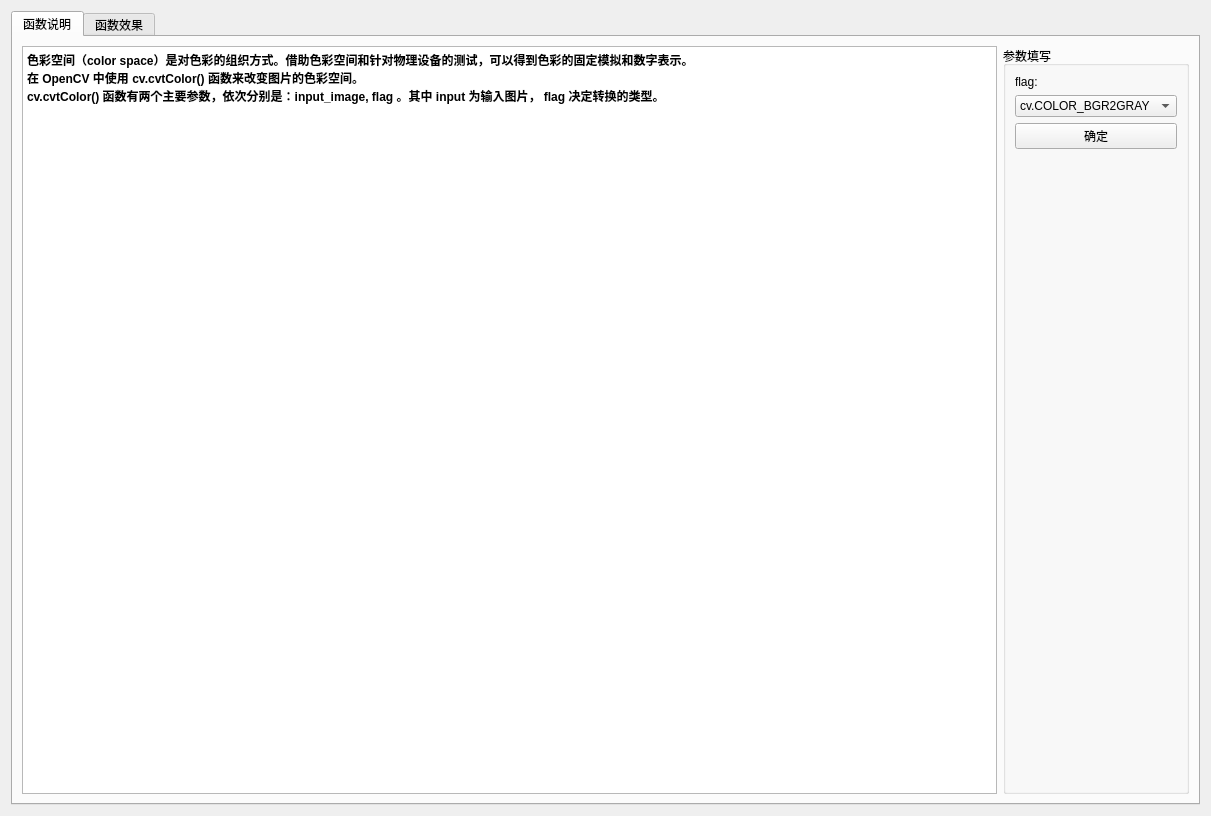
<?xml version="1.0" encoding="UTF-8"?>
<ui version="4.0">
 <class>Form</class>
 <widget class="QWidget" name="Form">
  <property name="geometry">
   <rect>
    <x>0</x>
    <y>0</y>
    <width>1211</width>
    <height>816</height>
   </rect>
  </property>
  <property name="windowTitle">
   <string>Form</string>
  </property>
  <layout class="QHBoxLayout" name="horizontalLayout">
   <item>
    <widget class="QTabWidget" name="tabWidget">
     <property name="currentIndex">
      <number>0</number>
     </property>
     <widget class="QWidget" name="function_explain">
      <attribute name="title">
       <string>函数说明</string>
      </attribute>
      <layout class="QHBoxLayout" name="horizontalLayout_2">
       <item>
        <widget class="QTextBrowser" name="textBrowser">
         <property name="html">
          <string>&lt;!DOCTYPE HTML PUBLIC &quot;-//W3C//DTD HTML 4.0//EN&quot; &quot;http://www.w3.org/TR/REC-html40/strict.dtd&quot;&gt;
&lt;html&gt;&lt;head&gt;&lt;meta name=&quot;qrichtext&quot; content=&quot;1&quot; /&gt;&lt;style type=&quot;text/css&quot;&gt;
p, li { white-space: pre-wrap; }
&lt;/style&gt;&lt;/head&gt;&lt;body style=&quot; font-family:'SimSun'; font-size:9pt; font-weight:400; font-style:normal;&quot;&gt;
&lt;p style=&quot; margin-top:0px; margin-bottom:0px; margin-left:0px; margin-right:0px; -qt-block-indent:0; text-indent:0px;&quot;&gt;&lt;span style=&quot; font-weight:600;&quot;&gt;色彩空间（color space）是对色彩的组织方式。借助色彩空间和针对物理设备的测试，可以得到色彩的固定模拟和数字表示。&lt;/span&gt;&lt;/p&gt;
&lt;p style=&quot; margin-top:0px; margin-bottom:0px; margin-left:0px; margin-right:0px; -qt-block-indent:0; text-indent:0px;&quot;&gt;&lt;span style=&quot; font-weight:600;&quot;&gt;在 OpenCV 中使用 cv.cvtColor() 函数来改变图片的色彩空间。&lt;/span&gt;&lt;/p&gt;
&lt;p style=&quot; margin-top:0px; margin-bottom:0px; margin-left:0px; margin-right:0px; -qt-block-indent:0; text-indent:0px;&quot;&gt;&lt;span style=&quot; font-weight:600;&quot;&gt;cv.cvtColor() 函数有两个主要参数，依次分别是：input_image, flag 。其中 input 为输入图片， flag 决定转换的类型。&lt;/span&gt;&lt;/p&gt;&lt;/body&gt;&lt;/html&gt;</string>
         </property>
        </widget>
       </item>
       <item>
        <widget class="QGroupBox" name="groupBox">
         <property name="title">
          <string>参数填写</string>
         </property>
         <layout class="QVBoxLayout" name="verticalLayout">
          <item>
           <widget class="QLabel" name="label">
            <property name="text">
             <string>flag:</string>
            </property>
           </widget>
          </item>
          <item>
           <widget class="QComboBox" name="cb_arg">
            <item>
             <property name="text">
              <string>cv.COLOR_BGR2GRAY</string>
             </property>
            </item>
            <item>
             <property name="text">
              <string>cv.COLOR_BGR2HSV</string>
             </property>
            </item>
           </widget>
          </item>
          <item>
           <widget class="QPushButton" name="btn_arg_ok">
            <property name="text">
             <string>确定</string>
            </property>
           </widget>
          </item>
          <item>
           <spacer name="verticalSpacer">
            <property name="orientation">
             <enum>Qt::Vertical</enum>
            </property>
            <property name="sizeHint" stdset="0">
             <size>
              <width>20</width>
              <height>40</height>
             </size>
            </property>
           </spacer>
          </item>
         </layout>
        </widget>
       </item>
      </layout>
     </widget>
     <widget class="QWidget" name="show_result">
      <attribute name="title">
       <string>函数效果</string>
      </attribute>
     </widget>
    </widget>
   </item>
  </layout>
 </widget>
 <resources/>
 <connections/>
</ui>
